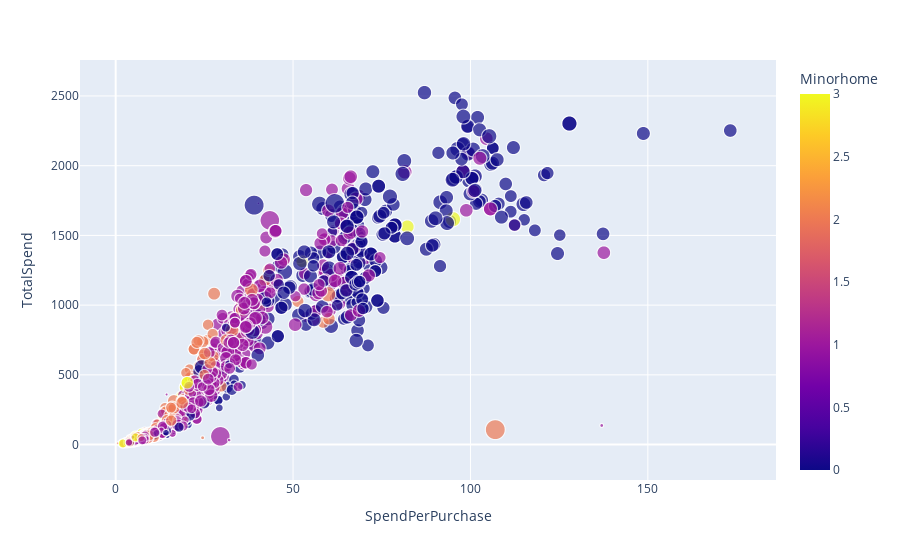

The notebook cell this image was saved under:
### Code cell
fig = px.scatter(data_frame=df.query("Rel_Status=='Coupled'"), x='SpendPerPurchase', y='TotalSpend', color='Minorhome', size='Income', opacity=0.7)
fig.show()

### Figure 1 — Plotly figure (JSON) as saved in the notebook; plotly's stock layout.template omitted (floating-point values rounded to 4 significant figures; data arrays with more than 128 entries replaced by an {"elided": "..."} marker saying what was removed)
{"data": [{"hovertemplate": "SpendPerPurchase=%{x}<br>TotalSpend=%{y}<br>Income=%{marker.size}<br>Minorhome=%{marker.color}<extra></extra>", "legendgroup": "", "marker": {"color": {"elided": "1428 int values"}, "coloraxis": "coloraxis", "opacity": 0.7, "size": {"elided": "1428 int values"}, "sizemode": "area", "sizeref": 406.0, "symbol": "circle"}, "mode": "markers", "name": "", "showlegend": false, "type": "scattergl", "x": {"elided": "1428 float values"}, "xaxis": "x", "y": {"elided": "1428 int values"}, "yaxis": "y"}], "layout": {"coloraxis": {"colorbar": {"title": {"text": "Minorhome"}}, "colorscale": [[0, "#0d0887"], [0.1111, "#46039f"], [0.2222, "#7201a8"], [0.3333, "#9c179e"], [0.4444, "#bd3786"], [0.5556, "#d8576b"], [0.6667, "#ed7953"], [0.7778, "#fb9f3a"], [0.8889, "#fdca26"], [1, "#f0f921"]]}, "legend": {"itemsizing": "constant", "tracegroupgap": 0}, "margin": {"t": 60}, "xaxis": {"anchor": "y", "domain": [0, 1], "title": {"text": "SpendPerPurchase"}}, "yaxis": {"anchor": "x", "domain": [0, 1], "title": {"text": "TotalSpend"}}}}
